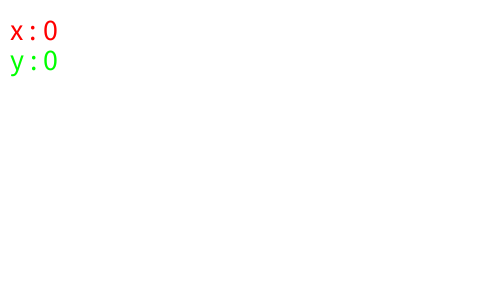
Frame 1 (no input)
Frame 60 (the mouse pressed at the canvas centre just before this capture): identical to frame 1, image omitted
Frame 120 (the mouse held since frame 60 and released just before this capture): identical to frame 1, image omitted

The Processing sketch that drew this single still picture (run headless with seeded random() and noise(); from frame 60 on, the mouse is pressed at the canvas centre):

// Processing sketch: player_main
// ── player_main.pde
//大本の部分

int[] window_size = new int[]{500, 300};
int bg_color = 255;

public player_chara pc;
public player_key pk;

void settings(){
  size(window_size[0], window_size[1]);
}

void setup(){
  pc = new player_chara();
  pk = new player_key();
}

void draw(){
  background(bg_color);
  pk.EarlyUpdate();
  CheckKey();
  pc.Update();
  pk.LateUpdate();
}

//テスト用 - 目的の部分が実装でき次第削除
void CheckKey(){
  textSize(30);
  String x_text = String.format("x : %d", pk.key_xy[0]);
  String y_text = String.format("y : %d", pk.key_xy[1]);
  
  fill(255, 0, 0);
  text(x_text, 10, 40);
  fill(0, 255, 0);
  text(y_text, 10, 70);
}

// ── player_chara.pde
//プレイヤーの部分
//ここでプレイヤーのコードは完結させること

public class player_chara{
  public player_chara(){
    println("instance player_chara");
  }
  
  public void Update(){
    Move(pk.key_xy);
  }
  
  void Move(int[] key_xy){
  
  }
}

// ── player_key.pde
//key入力の部分
//ここでキーのコードは完結させること

public class player_key{
  public int[] key_xy = {0, 0};//wキーでkey_xy[1] = -1、aキーでkey_xy[0] = -1、sとdキーはその逆が入れられるようにする。 
  
  public player_key(){
    println("instance player_key");
  }
  
  public void EarlyUpdate(){
  
  }
  
  public void LateUpdate(){
  
  }
  
  public boolean IsOnKey(String key_name){//引数のキーが押された直後が判定する。returnは適宜変更
  return false;
  }
}
